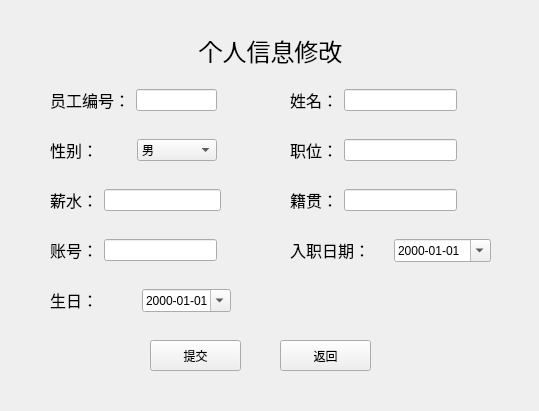
<?xml version="1.0" encoding="UTF-8"?>
<ui version="4.0">
 <class>empUpdate</class>
 <widget class="QWidget" name="empUpdate">
  <property name="geometry">
   <rect>
    <x>0</x>
    <y>0</y>
    <width>539</width>
    <height>411</height>
   </rect>
  </property>
  <property name="windowTitle">
   <string>Form</string>
  </property>
  <widget class="QLabel" name="label">
   <property name="geometry">
    <rect>
     <x>190</x>
     <y>20</y>
     <width>161</width>
     <height>61</height>
    </rect>
   </property>
   <property name="text">
    <string>&lt;html&gt;&lt;head/&gt;&lt;body&gt;&lt;p&gt;&lt;span style=&quot; font-size:18pt;&quot;&gt;个人信息修改&lt;/span&gt;&lt;/p&gt;&lt;/body&gt;&lt;/html&gt;</string>
   </property>
   <property name="alignment">
    <set>Qt::AlignCenter</set>
   </property>
  </widget>
  <widget class="QWidget" name="widget" native="true">
   <property name="geometry">
    <rect>
     <x>50</x>
     <y>80</y>
     <width>167</width>
     <height>41</height>
    </rect>
   </property>
   <layout class="QHBoxLayout" name="horizontalLayout">
    <item>
     <widget class="QLabel" name="label_2">
      <property name="text">
       <string>&lt;html&gt;&lt;head/&gt;&lt;body&gt;&lt;p&gt;&lt;span style=&quot; font-size:12pt;&quot;&gt;员工编号：&lt;/span&gt;&lt;/p&gt;&lt;/body&gt;&lt;/html&gt;</string>
      </property>
     </widget>
    </item>
    <item>
     <widget class="QLineEdit" name="emp_idLi">
      <property name="readOnly">
       <bool>true</bool>
      </property>
     </widget>
    </item>
   </layout>
  </widget>
  <widget class="QWidget" name="widget_2" native="true">
   <property name="geometry">
    <rect>
     <x>290</x>
     <y>80</y>
     <width>167</width>
     <height>41</height>
    </rect>
   </property>
   <layout class="QHBoxLayout" name="horizontalLayout_2">
    <item>
     <widget class="QLabel" name="label_3">
      <property name="text">
       <string>&lt;html&gt;&lt;head/&gt;&lt;body&gt;&lt;p&gt;&lt;span style=&quot; font-size:12pt;&quot;&gt;姓名：&lt;/span&gt;&lt;/p&gt;&lt;/body&gt;&lt;/html&gt;</string>
      </property>
     </widget>
    </item>
    <item>
     <widget class="QLineEdit" name="nameLi">
      <property name="readOnly">
       <bool>false</bool>
      </property>
     </widget>
    </item>
   </layout>
  </widget>
  <widget class="QWidget" name="widget_3" native="true">
   <property name="geometry">
    <rect>
     <x>50</x>
     <y>130</y>
     <width>167</width>
     <height>41</height>
    </rect>
   </property>
   <layout class="QHBoxLayout" name="horizontalLayout_3">
    <item>
     <widget class="QLabel" name="label_4">
      <property name="text">
       <string>&lt;html&gt;&lt;head/&gt;&lt;body&gt;&lt;p&gt;&lt;span style=&quot; font-size:12pt;&quot;&gt;性别：&lt;/span&gt;&lt;/p&gt;&lt;/body&gt;&lt;/html&gt;</string>
      </property>
     </widget>
    </item>
    <item>
     <widget class="QComboBox" name="sexBox">
      <item>
       <property name="text">
        <string>男</string>
       </property>
      </item>
      <item>
       <property name="text">
        <string>女</string>
       </property>
      </item>
     </widget>
    </item>
   </layout>
  </widget>
  <widget class="QWidget" name="widget_4" native="true">
   <property name="geometry">
    <rect>
     <x>290</x>
     <y>130</y>
     <width>167</width>
     <height>41</height>
    </rect>
   </property>
   <layout class="QHBoxLayout" name="horizontalLayout_4">
    <item>
     <widget class="QLabel" name="label_5">
      <property name="text">
       <string>&lt;html&gt;&lt;head/&gt;&lt;body&gt;&lt;p&gt;&lt;span style=&quot; font-size:12pt;&quot;&gt;职位：&lt;/span&gt;&lt;/p&gt;&lt;/body&gt;&lt;/html&gt;</string>
      </property>
     </widget>
    </item>
    <item>
     <widget class="QLineEdit" name="titleLi"/>
    </item>
   </layout>
  </widget>
  <widget class="QWidget" name="widget_5" native="true">
   <property name="geometry">
    <rect>
     <x>50</x>
     <y>180</y>
     <width>171</width>
     <height>41</height>
    </rect>
   </property>
   <layout class="QHBoxLayout" name="horizontalLayout_5">
    <item>
     <widget class="QLabel" name="label_6">
      <property name="text">
       <string>&lt;html&gt;&lt;head/&gt;&lt;body&gt;&lt;p&gt;&lt;span style=&quot; font-size:12pt;&quot;&gt;薪水：&lt;/span&gt;&lt;/p&gt;&lt;/body&gt;&lt;/html&gt;</string>
      </property>
     </widget>
    </item>
    <item>
     <widget class="QLineEdit" name="salaryLi"/>
    </item>
   </layout>
  </widget>
  <widget class="QWidget" name="widget_6" native="true">
   <property name="geometry">
    <rect>
     <x>290</x>
     <y>180</y>
     <width>167</width>
     <height>41</height>
    </rect>
   </property>
   <layout class="QHBoxLayout" name="horizontalLayout_6">
    <item>
     <widget class="QLabel" name="label_7">
      <property name="text">
       <string>&lt;html&gt;&lt;head/&gt;&lt;body&gt;&lt;p&gt;&lt;span style=&quot; font-size:12pt;&quot;&gt;籍贯：&lt;/span&gt;&lt;/p&gt;&lt;/body&gt;&lt;/html&gt;</string>
      </property>
     </widget>
    </item>
    <item>
     <widget class="QLineEdit" name="nativeLi">
      <property name="readOnly">
       <bool>false</bool>
      </property>
     </widget>
    </item>
   </layout>
  </widget>
  <widget class="QWidget" name="widget_7" native="true">
   <property name="geometry">
    <rect>
     <x>50</x>
     <y>230</y>
     <width>167</width>
     <height>41</height>
    </rect>
   </property>
   <layout class="QHBoxLayout" name="horizontalLayout_7">
    <item>
     <widget class="QLabel" name="label_8">
      <property name="text">
       <string>&lt;html&gt;&lt;head/&gt;&lt;body&gt;&lt;p&gt;&lt;span style=&quot; font-size:12pt;&quot;&gt;账号：&lt;/span&gt;&lt;/p&gt;&lt;/body&gt;&lt;/html&gt;</string>
      </property>
     </widget>
    </item>
    <item>
     <widget class="QLineEdit" name="accountLi">
      <property name="readOnly">
       <bool>false</bool>
      </property>
     </widget>
    </item>
   </layout>
  </widget>
  <widget class="QWidget" name="widget_9" native="true">
   <property name="geometry">
    <rect>
     <x>50</x>
     <y>280</y>
     <width>181</width>
     <height>41</height>
    </rect>
   </property>
   <layout class="QHBoxLayout" name="horizontalLayout_9">
    <item>
     <widget class="QLabel" name="label_10">
      <property name="text">
       <string>&lt;html&gt;&lt;head/&gt;&lt;body&gt;&lt;p&gt;&lt;span style=&quot; font-size:12pt;&quot;&gt;生日：&lt;/span&gt;&lt;/p&gt;&lt;/body&gt;&lt;/html&gt;</string>
      </property>
     </widget>
    </item>
    <item>
     <widget class="QDateEdit" name="birthday">
      <property name="displayFormat">
       <string>yyyy-MM-dd</string>
      </property>
      <property name="calendarPopup">
       <bool>true</bool>
      </property>
     </widget>
    </item>
   </layout>
  </widget>
  <widget class="QWidget" name="widget_10" native="true">
   <property name="geometry">
    <rect>
     <x>290</x>
     <y>230</y>
     <width>201</width>
     <height>41</height>
    </rect>
   </property>
   <layout class="QHBoxLayout" name="horizontalLayout_10">
    <item>
     <widget class="QLabel" name="label_11">
      <property name="text">
       <string>&lt;html&gt;&lt;head/&gt;&lt;body&gt;&lt;p&gt;&lt;span style=&quot; font-size:12pt;&quot;&gt;入职日期：&lt;/span&gt;&lt;/p&gt;&lt;/body&gt;&lt;/html&gt;</string>
      </property>
     </widget>
    </item>
    <item>
     <widget class="QDateEdit" name="hire_date">
      <property name="displayFormat">
       <string>yyyy-MM-dd</string>
      </property>
      <property name="calendarPopup">
       <bool>true</bool>
      </property>
     </widget>
    </item>
   </layout>
  </widget>
  <widget class="QPushButton" name="pushButton">
   <property name="geometry">
    <rect>
     <x>150</x>
     <y>340</y>
     <width>91</width>
     <height>31</height>
    </rect>
   </property>
   <property name="text">
    <string>提交</string>
   </property>
  </widget>
  <widget class="QPushButton" name="pushButton_2">
   <property name="geometry">
    <rect>
     <x>280</x>
     <y>340</y>
     <width>91</width>
     <height>31</height>
    </rect>
   </property>
   <property name="text">
    <string>返回</string>
   </property>
  </widget>
 </widget>
 <resources/>
 <connections/>
</ui>
